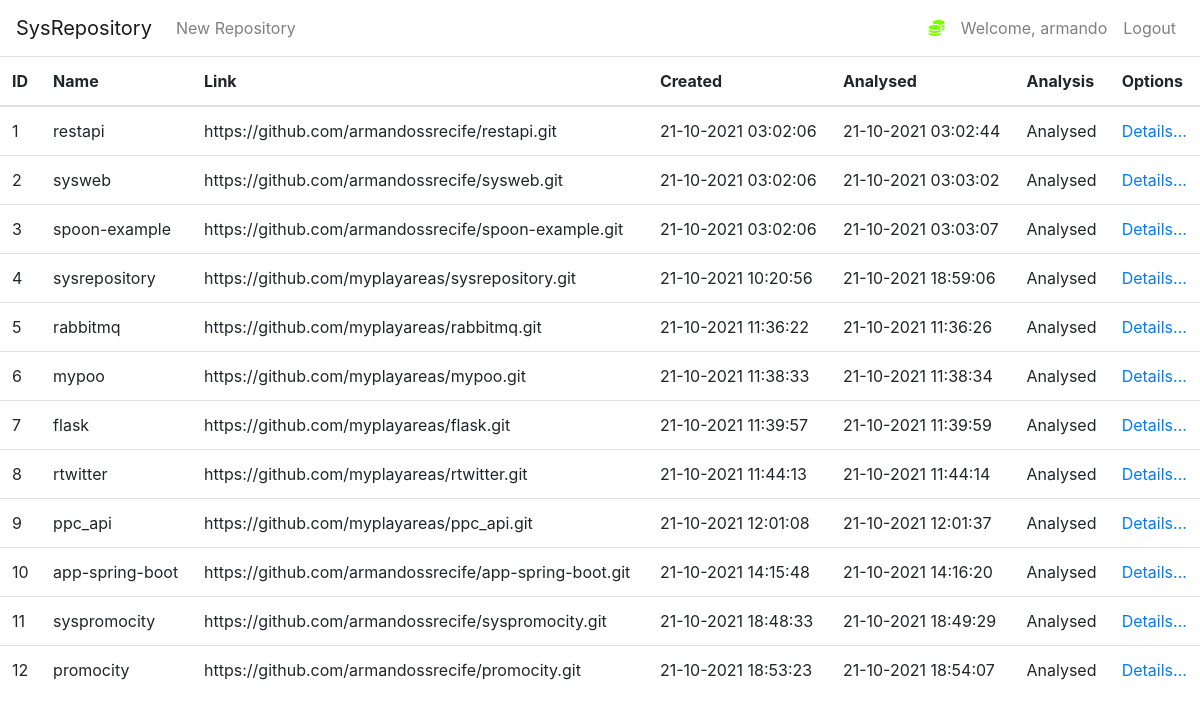
The page /msr (signed in) on the database its author committed.
### msr/dao.py (models this page shows, shortened)
class User(db.Model, UserMixin):
    id = db.Column(db.Integer(), primary_key=True)
    username = db.Column(db.String(length=30), nullable=False, unique=True)
    email_address = db.Column(db.String(length=50), nullable=False, unique=True)
    password_hash = db.Column(db.String(length=60), nullable=False)
    repositories = db.relationship('Repository', backref='owned_user', lazy=True)
    @property
    def password(self):
        return self.password

class Repository(db.Model):
    id = db.Column(db.Integer(), primary_key=True)
    name = db.Column(db.String(length=30), nullable=False, unique=False)
    link = db.Column(db.String(length=1024), nullable=False, unique=False)
    creation_date = db.Column(db.DateTime, nullable=False, default=datetime.now)
    analysis_date = db.Column(db.DateTime, nullable=True, default=None)
    analysed = db.Column(db.Integer(), nullable=True, default=0)
    owner = db.Column(db.Integer(), db.ForeignKey('user.id'))

### msr/authentication.py (the view)
@app.route('/msr')
@login_required
def msr_page():
    repositories = Repository.query.filter_by(owner=current_user.get_id()).all()
    return render_template('user/msr.html', repositories=repositories)

### msr/dao.py (called while the page is built)
@login_manager.user_loader
def load_user(user_id):
    return User.query.get(int(user_id))

### msr/main.py (called while the page is built)
@app.context_processor
def utility_processor():
    def status_repositorio(status):
        valor = ''
        try:
            lista_de_status = list()
            lista_de_status = ['Registered', 'Processing', 'Analysed']
            valor = lista_de_status[status]
        except Exception as e:
            print('Erro de status: valor ' + valor + ' - status:  ' + str(status) + ' - ' + str(e))
        return valor
    return dict(status_repositorio=status_repositorio)

### msr/templates/user/msr.html (shortened to what this page needs)
{% extends 'base.html' %}
{% block content %}
      <table class="table table-hover table">
        <thead>
            <tr>
                <th scope="col">ID</th>
                <th scope="col">Name</th>
                <th scope="col">Link</th>
                <th scope="col">Created</th>
                <th scope="col">Analysed</th>
                <th scope="col">Analysis</th>
                <th scope="col">Options</th>
            </tr>
        </thead>
        <tbody>
            {% for repository in repositories %}
                <tr>
                    <td>{{ repository.id }}</td>
                    <td>{{ repository.name }}</td>
                    <td>{{ repository.link }}</td>
                    <td>{{ repository.creation_date.strftime('%d-%m-%Y %H:%M:%S') }}</td>
                    {% if repository.analysis_date is not none: %}
                    <td>{{ repository.analysis_date.strftime('%d-%m-%Y %H:%M:%S') }}</td>
                    {% else %}
                    <td></td>
                    {% endif%}
                    <td>{{ status_repositorio(repository.analysed) }}</td>
                    {% if repository.analysed == 2: %}
                    <td>
                      <a href="{{ url_for('visualizar_analise_repositorio', id=repository.id) }}">Details...</a>
                    </td>
                    {% else %}
                    <td>Not Available Yet</td>
                    {% endif %}
                </tr>
            {% endfor %}
        </tbody>
    </table>
    <br>
{% endblock %}

### msr/templates/base.html (shortened to what this page needs)
<!doctype html>
<html lang="en">
   <head>
      <link rel="stylesheet" href="https://cdn.jsdelivr.net/npm/bootstrap@4.5.3/dist/css/bootstrap.min.css">
      <link rel="stylesheet" type="text/css" href="{{ url_for('static', filename='jsonview.bundle.css') }}">
   </head>
   <body>
    <nav class="navbar navbar-expand-md navbar-light">
      <a class="navbar-brand" href="{{ url_for('msr_page') }} ">SysRepository</a>
      <div class="collapse navbar-collapse" id="navbarNav">
          {% if current_user.is_authenticated %}
            <ul class="navbar-nav mr-auto">
                <li class="nav-item">
                    <a class="nav-link" href="{{ url_for('repository_page') }}">New Repository</a>
                </li>
            </ul>
            <ul class="navbar-nav">
                <li class="nav-item">
                    <a class="nav-link" style="color: lawngreen; font-weight: bold">
                        <i class="fas fa-coins"></i>
                    </a>
                </li>
                <li class="nav-item">
                    <a class="nav-link">Welcome, {{ current_user.username }}</a>
                </li>
                <li class="nav-item">
                    <a class="nav-link" href="{{ url_for('logout_page') }}">Logout</a>
                </li>
            </ul>
          {% endif %}
      </div>
    </nav>
      {% block content %}
      {% endblock %}
   </body>
</html>

### rows shown on the page
User: username "armando"
Repository: id "1", name "restapi", link "https://github.com/armandossrecife/restapi.git", creation_date "21-10-2021 03:02:06", analysis_date "21-10-2021 03:02:44", analysed "Analysed"
Repository: id "2", name "sysweb", link "https://github.com/armandossrecife/sysweb.git", creation_date "21-10-2021 03:02:06", analysis_date "21-10-2021 03:03:02", analysed "Analysed"
Repository: id "3", name "spoon-example", link "https://github.com/armandossrecife/spoon-example.git", creation_date "21-10-2021 03:02:06", analysis_date "21-10-2021 03:03:07", analysed "Analysed"
Repository: id "4", name "sysrepository", link "https://github.com/myplayareas/sysrepository.git", creation_date "21-10-2021 10:20:56", analysis_date "21-10-2021 18:59:06", analysed "Analysed"
Repository: id "5", name "rabbitmq", link "https://github.com/myplayareas/rabbitmq.git", creation_date "21-10-2021 11:36:22", analysis_date "21-10-2021 11:36:26", analysed "Analysed"
Repository: id "6", name "mypoo", link "https://github.com/myplayareas/mypoo.git", creation_date "21-10-2021 11:38:33", analysis_date "21-10-2021 11:38:34", analysed "Analysed"
Repository: id "7", name "flask", link "https://github.com/myplayareas/flask.git", creation_date "21-10-2021 11:39:57", analysis_date "21-10-2021 11:39:59", analysed "Analysed"
Repository: id "8", name "rtwitter", link "https://github.com/myplayareas/rtwitter.git", creation_date "21-10-2021 11:44:13", analysis_date "21-10-2021 11:44:14", analysed "Analysed"
Repository: id "9", name "ppc_api", link "https://github.com/myplayareas/ppc_api.git", creation_date "21-10-2021 12:01:08", analysis_date "21-10-2021 12:01:37", analysed "Analysed"
Repository: id "10", name "app-spring-boot", link "https://github.com/armandossrecife/app-spring-boot.git", creation_date "21-10-2021 14:15:48", analysis_date "21-10-2021 14:16:20", analysed "Analysed"
Repository: id "11", name "syspromocity", link "https://github.com/armandossrecife/syspromocity.git", creation_date "21-10-2021 18:48:33", analysis_date "21-10-2021 18:49:29", analysed "Analysed"
Repository: id "12", name "promocity", link "https://github.com/armandossrecife/promocity.git", creation_date "21-10-2021 18:53:23", analysis_date "21-10-2021 18:54:07", analysed "Analysed"
